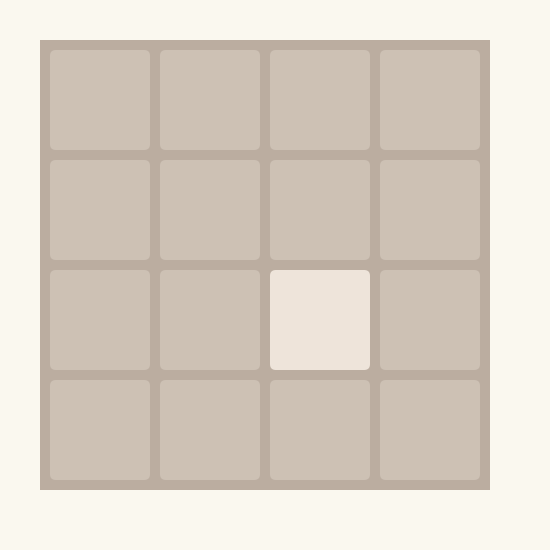
Frame 1 (no input)
Frame 60 (the mouse pressed at the canvas centre just before this capture): identical to frame 1, image omitted
Frame 120 (the mouse held since frame 60 and released just before this capture): identical to frame 1, image omitted

The Processing sketch that drew this single still picture (run headless with seeded random() and noise(); from frame 60 on, the mouse is pressed at the canvas centre):

// Processing sketch: week10_4
// ── week10_4.pde
//week10_4改自week10_3

void setup() {
  size(550, 550);
  genNewBlock();
}

int[][] a = new int[4][4];

void genNewBlock() {
  int zeros = 0;

  for (int i = 0; i < 4; i++) {
    for (int j = 0; j < 4; j++) {
      if (a[i][j] == 0) zeros++;
    }
  }

  if (zeros == 0) return;

  int choose = int(random(zeros));

  for (int i = 0; i < 4; i++) {
    for (int j = 0; j < 4; j++) {
      if (a[i][j] == 0) {
        if (choose == 0) a[i][j] = 2;
        choose--;
      }
    }
  }
}

void keyPressed() {
  if (keyCode == RIGHT) {
    for (int i=0; i<4; i++) {
      int j2 = 3;

      for (int j=3; j>=0; j--) {
        if (a[i][j]>0) {
          int temp = a[i][j2];
          a[i][j2] = a[i][j];
          a[i][j] = temp;
          j2--;
        }
      }
    }
  }
  else if (keyCode == LEFT) {
    for (int i=0; i<4; i++) {
      int j2 = 0;

      for (int j=0; j<4; j++) {
        if (a[i][j]>0) {
          int temp = a[i][j2];
          a[i][j2] = a[i][j];
          a[i][j] = temp;
          j2++;
        }
      }
    }
  }
  else if (keyCode == UP) {
    for (int j=0; j<4; j++) {
      int i2 = 0;

      for (int i=0; i<4; i++) {
        if (a[i][j]>0) {
          int temp = a[i2][j];
          a[i2][j] = a[i][j];
          a[i][j] = temp;
          i2++;
        }
      }
    }
  }
  else if (keyCode == DOWN) {
    for (int j=0; j<4; j++) {
      int i2 = 3;

      for (int i=3; i>=0; i--) {
        if (a[i][j]>0) {
          int temp = a[i2][j];
          a[i2][j] = a[i][j];
          a[i][j] = temp;
          i2--;
        }
      }
    }
  }

  genNewBlock();
}

void draw() {
  background(250, 248, 239);
  noStroke();

  fill(187, 173, 160);
  rect(40, 40, 450, 450);

  for (int i = 0; i < 4; i++) {
    for (int j = 0; j < 4; j++) {
      int x = 50 + j * (100 + 10);
      int y = 50 + i * (100 + 10);

      fill(tileColor(a[i][j]));
      rect(x, y, 100, 100, 6);
    }
  }
}

int tileColor(int n) {
  switch(n) {
    case 0: return color(205, 193, 180);
    case 2: return color(238, 228, 218);
    case 4: return color(237, 224, 200);
    case 8: return color(242, 177, 121);
    case 16: return color(245, 149, 99);
    case 32: return color(246, 124, 95);
    case 64: return color(246, 94, 59);
    case 128: return color(237, 207, 114);
    case 256: return color(237, 204, 97);
    case 512: return color(237, 200, 80);
    case 1024: return color(237, 197, 63);
    default: return color(237, 194, 46);
  }
}
